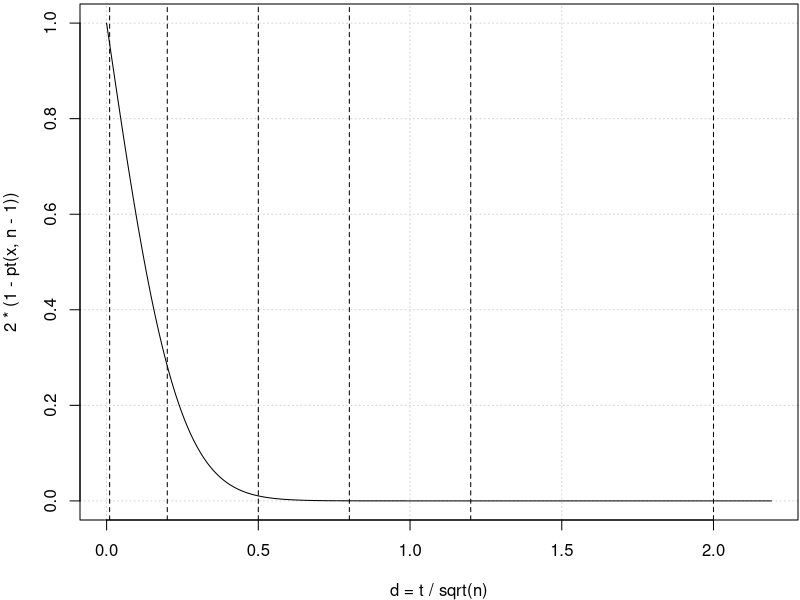

The R source for this figure:
## ---- chunk 1
n = 30  # 样本量（只是一个例子）
x = seq(0, 12, .01)
par(mar = c(4, 4, .2, .1))
plot(x / sqrt(n), 2 * (1 - pt(x, n - 1)), xlab = 'd = t / sqrt(n)',
     type = 'l', panel.first = grid())
abline(v = c(0.01, 0.2, 0.5, 0.8, 1.2, 2), lty = 2)
